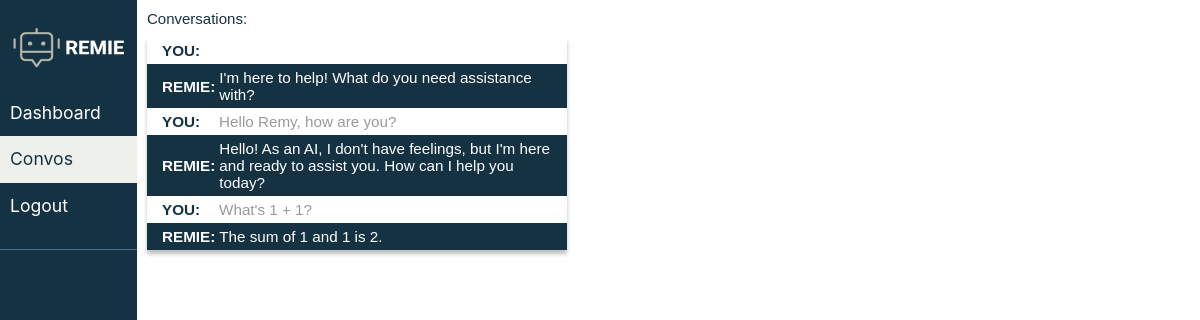
/convos (signed in), run on the app's committed database.
### app.py (models this page shows)
class Convos(convo_db.Model):
    id = convo_db.Column(convo_db.Integer, primary_key=True)
    email = convo_db.Column(convo_db.String(320), nullable=False)
    request = convo_db.Column(convo_db.String(65000), nullable=False)
    response = convo_db.Column(convo_db.String(65000), nullable=False)

### app.py (the view)
@app.route('/convos')
@login_required
def convo():
    convo_query = Convos.query.filter(Convos.email == session['email']).all()
    return render_template('convo.html', title='convo', convo_query=convo_query)

### app.py (called while the page is built)
@login_manager.user_loader
def load_user(user_id):
    return User.query.get(int(user_id))

### templates/convo.html
{% extends 'basepopup.html' %} {% block headpop%}
<link rel="stylesheet" href="{{url_for('static',filename='css/convo.css')}}" />
{% endblock %} {% block contentpop %}
<div class="convo_contain">
  <p class="convo_text">Conversations:</p>
  {% for convo in convo_query %}
  <div class="convo_card">
    <div class="you_ask">
      <p class="y_text">YOU:</p>
      <p class="y_text_output">{{ convo.request }}</p>
    </div>
    <div class="response_remie">
      <p class="r_text">REMIE:</p>
      <p class="r_text_output">{{ convo.response }}</p>
    </div>
  </div>
  {% endfor %}
</div>
{% endblock %}

### templates/basepopup.html (shortened to what this page needs)
<!DOCTYPE html>
<html lang="en">
  <head>
    <link
      rel="stylesheet"
      href="{{url_for('static',filename='css/variable.css')}}"
    />
    <link
      rel="stylesheet"
      href="{{url_for('static',filename='css/sidebarpop.css')}}"
    />
    <link
      rel="stylesheet"
      href="https://cdnjs.cloudflare.com/ajax/libs/font-awesome/6.0.0-beta3/css/all.min.css"
    />
    <link
      rel="stylesheet"
      href="https://cdn.jsdelivr.net/npm/bootstrap@4.0.0/dist/css/bootstrap.min.css"
    />
    {% block headpop %} {% endblock %}
  </head>
  <body>
    <div class="row_pop">
      {% block noNav %}
      <div class="wrapper">
        <nav id="sidebar">
          <div class="sidebar-header">
            <img
              classname="remie_logo"
              src="{{url_for('static',filename='images/remielogopop.png')}}"
              alt="logo"
            />
          </div>
          <ul class="list-unstyled components">
            <li id='dashact'>
              <a href="/dashboard">Dashboard</a>
            </li>
            <li>
              <a id='convoact' href="/convos">Convos</a>
            </li>
            <li>
              <a href="{{url_for('logout')}}" onclick="close_window()"
                >Logout</a
              >
            </li>
          </ul>
        </nav>
      </div>
      {% endblock %}
      <div class="dashboard">{% block contentpop %} {% endblock %}</div>
    </div>
  </body>
</html>

### static/css/variable.css (style rules this page uses)
:root { --blue_one: #153243; --blue_two: #153243; --secondary_shade: #EEF0EB; --grey:#EEF0EB; }
body { overflow-x: hidden; background-color: #f0f0f0; }

### static/css/sidebarpop.css (style rules this page uses)
body { font-family: 'Poppins', sans-serif; background: #fafafa; }
p { font-family: 'Poppins', sans-serif; font-size: 1.1em; font-weight: 300; line-height: 1.7em; color: #999; }
a, a:hover, a:focus { color: #fff !important; text-decoration: none; transition: all 0.3s; }
.wrapper { display: flex; width: 137px; align-items: stretch; height: max-content; }
#sidebar { width:137px; height:100vh; background: var(--blue_two); color: #fff; transition: all 0.3s; }
#sidebar .sidebar-header { display: flex; margin-top: 22px; justify-content: center; background: var(--blue_two); }
#sidebar ul.components { padding: 20px 0; border-bottom: 1px solid #47748b; }
#sidebar ul li a { padding: 10px; font-size: 1.1em; display: block; }
.dashboard { height: max-content; width:100%; }
.row_pop { display: flex; flex-direction: row; }

### static/css/convo.css (style rules this page uses)
.convo_contain { display: flex; flex-direction: column; position: relative; width:100%; padding: 10px; height:700px; }
#convoact { color: #153243 !important; background: var(--secondary_shade); }
.convo_card { width: 420px; height: max-content; overflow-y: auto; background: #FFF; box-shadow: 0px 4px 4px 0px rgba(0, 0, 0, 0.25); }
.convo_text { color: var(--blue_one); font-family: 'myanmar-khyay-regular', sans-serif; font-size: 15px; font-style: normal; font-weight: 400; line-height: normal; margin-bottom: 10px; }
.you_ask { display: flex; flex-direction: row; align-items: center; background: #FFF; width: 100%; height: fit-content; padding:5px; }
.y_text { color: #153243; font-family: 'myanmar-khyay-regular', sans-serif; font-size: 15.227px; font-style: normal; font-weight: 600; line-height: normal; text-align: center; padding-left: 10px; margin-bottom: 0; }
.y_text_output { font-family: 'myanmar-khyay-regular', sans-serif; font-size: 15.227px; font-style: normal; font-weight: 400; line-height: normal; padding-left: 19px; margin-bottom: 0; height:fit-content; word-wrap: break-word; overflow-x: hidden; }
.response_remie { display: flex; flex-direction: row; align-items: center; background: var(--blue_one); width: 100%; height: max-content; padding:5px; }
.r_text { color: #fff; font-family: 'myanmar-khyay-regular', sans-serif; font-size: 15.227px; font-style: normal; font-weight: 600; line-height: normal; text-align: center; padding-left: 10px; margin-bottom: 0; }
.r_text_output { font-family: 'myanmar-khyay-regular', sans-serif; font-size: 15.227px; font-style: normal; font-weight: 400; line-height: normal; padding-left: 4px; margin-bottom: 0; color: #fff; height:fit-content; word-wrap: break-word; overflow-x: hidden; }

### data on the page
Convos: response "I'm here to help! What do you need assistance with?"
Convos: request "Hello Remy, how are you?", response "Hello! As an AI, I don't have feelings, but I'm here and ready to assist you. How can I help you today?"
Convos: request "What's 1 + 1?", response "The sum of 1 and 1 is 2."
